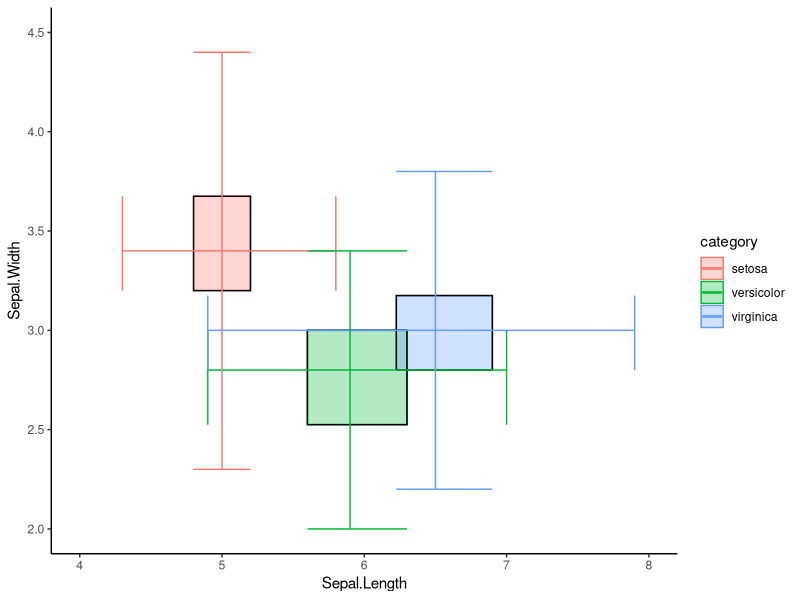

R code for this plot:
rm(list=ls())
library(tidyverse)
library("ggplot2")

df <- read.csv("TEST.csv", sep = ";", header = TRUE)

ggplot(df, aes(fill = category, color = category)) +
  
  # 2D box defined by the Q1 & Q3 values in each dimension, with outline
  geom_rect(aes(xmin = x_lower, xmax = x_upper, ymin = y_lower, ymax = y_upper), alpha = 0.3) +
  geom_rect(aes(xmin = x_lower, xmax = x_upper, ymin = y_lower, ymax = y_upper), 
            color = "black", fill = NA) +
  
  # whiskers for x-axis dimension with ends
  geom_segment(aes(x = x_min, y = y_middle, xend = x_max, yend = y_middle)) + #whiskers
  geom_segment(aes(x = x_min, y = y_lower, xend = x_min, yend = y_upper)) + #lower end
  geom_segment(aes(x = x_max, y = y_lower, xend = x_max, yend = y_upper)) + #upper end
  
  # whiskers for y-axis dimension with ends
  geom_segment(aes(x = x_middle, y = y_min, xend = x_middle, yend = y_max)) + #whiskers
  geom_segment(aes(x = x_lower, y = y_min, xend = x_upper, yend = y_min)) + #lower end
  geom_segment(aes(x = x_lower, y = y_max, xend = x_upper, yend = y_max)) + #upper end
  
  # outliers
  #geom_point(data = df.outliers, aes(x = x.outliers, y = y.middle), size = 3, shape = 1) + # x-direction
  #geom_point(data = df.outliers, aes(x = x.middle, y = y.outliers), size = 3, shape = 1) + # y-direction
  
  xlab("Sepal.Length") + ylab("Sepal.Width") +
  coord_cartesian(xlim = c(4, 8), ylim = c(2, 4.5)) +
  theme_classic()
